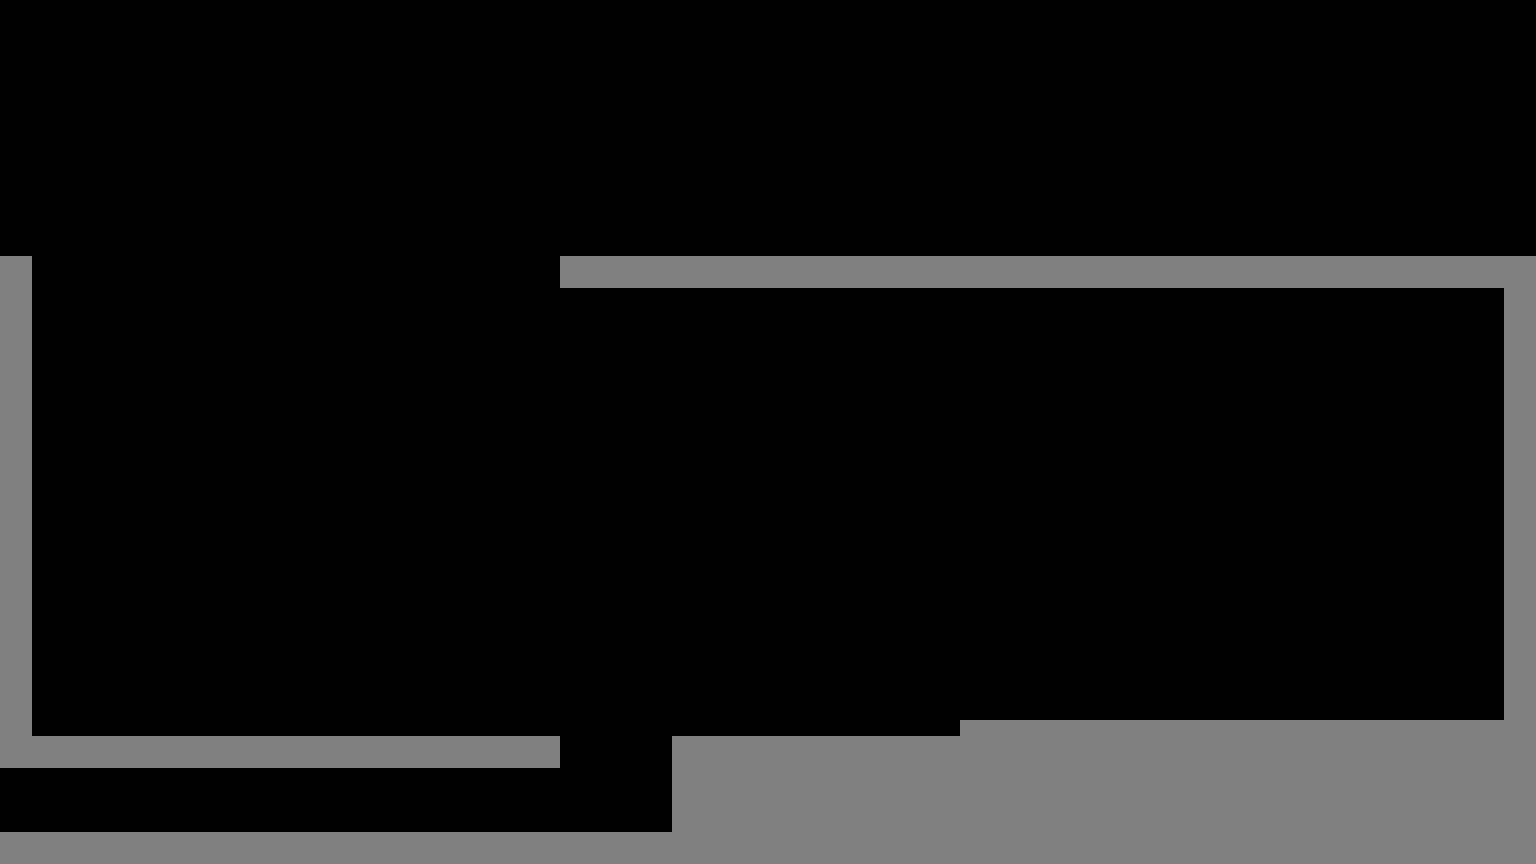

Below is a game level as drawn by its tile map, then a one-line description and the .tmx that defines it (tile-layer data replaced by summaries):
An orthogonal 96x54 tile map with 16x16 px tiles, 1 tile layer (Walls).

<map version="1.10" tiledversion="1.10.2" orientation="orthogonal" renderorder="right-down" width="96" height="54" tilewidth="16" tileheight="16" infinite="0" nextlayerid="2" nextobjectid="1">
 <tileset firstgid="1" source="../Tilesets/16gon.tsx" />
 <layer id="1" name="Walls" width="96" height="54">
  <properties>
   <property name="unity:layer" value="Wall" />
  </properties>
  <data>[5184 cells, 858 non-empty, 1 distinct tile ids]</data>
 </layer>
</map>
